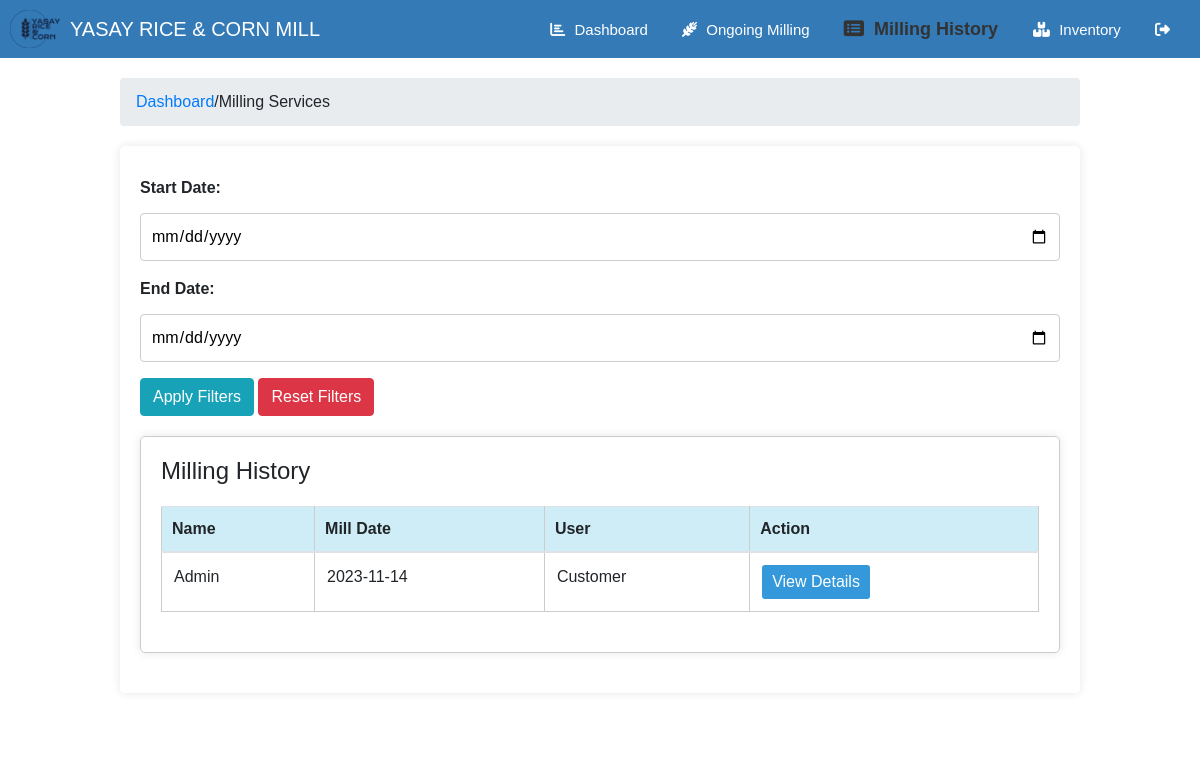
The app's page /milling_history.php (signed in) with its own data.
### tables this page shows
CREATE TABLE `millingtransactions` (
  `invoice_number` varchar(50) DEFAULT NULL,
  `transaction_id` int(11) NOT NULL,
  `customer_id` int(11) DEFAULT NULL,
  `transaction_date` date DEFAULT NULL,
  `grain_type` varchar(50) NOT NULL,
  `milling_variety` varchar(50) NOT NULL,
  `quantity` int(11) NOT NULL,
  `total_fee` int(11) NOT NULL,
  `delivery_method` varchar(50) NOT NULL,
  `delivery_date` date DEFAULT NULL,
  `date_completed` date DEFAULT NULL,
  `status` varchar(20) NOT NULL,
  `transaction_type` varchar(20) NOT NULL
);

CREATE TABLE `customers` (
  `customer_id` int(11) NOT NULL,
  `name` varchar(255) NOT NULL,
  `contact_number` varchar(20) NOT NULL,
  `address` text DEFAULT NULL
);

### milling_history.php (the view, shortened to what this page needs)
<?php
require_once 'db_connect.php';
$activePage = 'millinghistory';
?>
<!DOCTYPE html>
<html>
<head>
    <link rel="stylesheet" href="https://maxcdn.bootstrapcdn.com/bootstrap/4.5.2/css/bootstrap.min.css">
    <link rel="stylesheet" type="text/css" href="stylesheet/millingstyle.css">
    <link
  rel="stylesheet"
  href="https://cdnjs.cloudflare.com/ajax/libs/font-awesome/6.2.0/css/all.min.css"
/>
</head>
<body>
<header>
<div class="logo">
    <img src="logo.png" alt="Company Logo" class="logo-image">
    YASAY RICE & CORN MILL
</div>
    <nav>
        <ul>
            <li <?php if ($activePage == 'dashboard') echo 'class="active"'; ?>>
                <a href="stockman_dashboard.php">
                    <i class="fas fa-chart-bar"></i> Dashboard
                </a>
            </li>
            <li <?php if ($activePage == 'ongoingmilling') echo 'class="active"'; ?>>
                <a href="ongoing_milling.php">
                    <i class="fa-solid fa-wheat-awn"></i> Ongoing Milling
                </a>
            </li>
            <li <?php if ($activePage == 'millinghistory') echo 'class="active"'; ?>>
                <a href="milling_history.php">
                    <i class="fas fa-list-alt"></i> Milling History
                </a>
            </li>
            <li <?php if ($activePage == 'inventory') echo 'class="active"'; ?>>
                <a href="stockman_inventory.php">
                    <i class="fas fa-boxes"></i> Inventory
                </a>
            </li>
            <li>
                <a href="logout.php">
                    <i class="fas fa-sign-out-alt"></i>
                </a>
            </li>
        </ul>
    </nav>
</header>
    <div class="content">
        <ol class="breadcrumb">
            <li><a href="dashboard.php">Dashboard</a></li>
            /
            <li class="active">Milling Services</li>
        </ol>
        <div class="container-box">
        <form method="GET" class="date-range-form">
            <div class="form-group">
                <label for="start_date">Start Date:</label>
                <input type="date" id="start_date" name="start_date" required>
            </div>
            <div class="form-group">
                <label for="end_date">End Date:</label>
                <input type="date" id="end_date" name="end_date" required>
            </div>
            <button type="submit" class="btn btn-info">Apply Filters</button>
            <a href="report.php" class="btn btn-danger">Reset Filters</a>
        </form>
<?php
$sql = "SELECT transaction_id, Customers.name AS customer_name, transaction_date, delivery_method, 'Customer' AS user_type
        FROM millingtransactions
        JOIN Customers ON millingtransactions.customer_id = Customers.customer_id
        WHERE status = 'Completed'";
$result = $connect->query($sql);
?>
<div class="container-box1">
<h1>Milling History</h1>
<table class="table special-table1">
    <thead>
        <tr>
            <th>Name</th>
            <th>Mill Date</th>
            <th>User</th>
            <th>Action</th>
        </tr>
    </thead>
    <tbody>
        <?php
        if ($result->num_rows > 0) {
            while ($row = $result->fetch_assoc()) {
                echo "<tr>";
                echo "<td>" . $row["customer_name"] . "</td>";
                echo "<td>" . $row["transaction_date"] . "</td>";
                echo "<td>" . $row["user_type"] . "</td>";
                if ($row["user_type"] == "Customer") {
                echo "<td><button type='button' class='btn btn-info view-details-btn' data-toggle='modal' data-target='#viewDetailsModal' data-transaction-id='" . $row["transaction_id"] . "'>View Details</button></td></td>";
                }
                echo "</tr>";
            }
        } else {
            echo "<tr><td colspan='6'>No ongoing millings</td></tr>";
        }
        ?>
    </tbody>
</table>
</div>
</div>
</body>
</html>

### stylesheet/millingstyle.css (style rules this page uses)
body, ul, li { margin: 0; padding: 0; list-style: none; font-family: 'Century Gothic', sans-serif; }
header { background-color: #337ab7; color: white; text-align: center; padding: 10px; display: flex; justify-content: space-between; align-items: center; }
header .logo { font-size: 20px; margin: 0; }
nav ul { list-style: none; padding: 0; }
nav ul li { display: inline; margin: 0 15px; }
nav ul li a { text-decoration: none; color: white; font-size: 15px; }
nav ul li a i { margin-right: 5px; }
nav ul li.active a { color: #333; font-size: 18px; font-weight: bold; }
.content { max-width: 1000px; margin: 0 auto; padding: 20px; background-color: #fff; }
h1 { font-size: 24px; margin-bottom: 20px; }
form { font-size: 16px; }
label { display: block; margin-top: 10px; font-weight: bold; }
select, input[type="text"], input[type="date"] { width: 100%; padding: 10px; margin-top: 5px; border: 1px solid #ccc; border-radius: 4px; font-size: 16px; }
.special-table1 { width: 100%; border-collapse: collapse; margin-bottom: 20px; }
.special-table1 table, th, td { border: 1px solid #ccc; }
.special-table1 th, td { padding: 10px; text-align: left; }
.special-table1 th { background-color: rgba(132, 210, 232, 0.4); }
.special-table1 .btn { padding: 5px 10px; background-color: #3498db; color: #fff; border: none; border-radius: 3px; cursor: pointer; }
.container-box { width: 100%; margin: 20px auto; padding: 20px; box-shadow: 0 0 10px rgba(0, 0, 0, 0.1); border-radius: 5px; }
.container-box1 { width: 100%; margin: 20px auto; padding: 20px; box-shadow: 0 0 10px rgba(0, 0, 0, 0.1); border: 1px solid #ccc; border-radius: 5px; }
.logo { display: flex; align-items: center; }
.logo-image { width: 50px; margin-right: 10px; }

### records on screen
millingtransactions: customer.name "Admin", transaction_date "2023-11-14", user_type "Customer"
